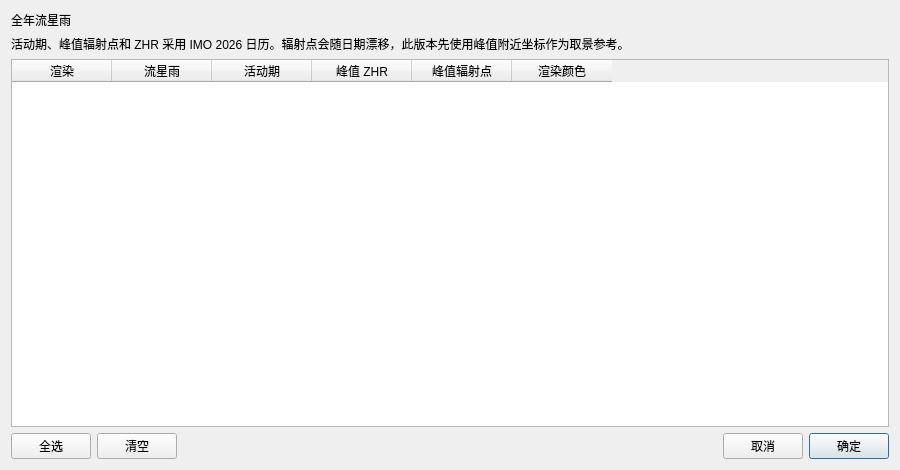
<?xml version="1.0" encoding="UTF-8"?>
<ui version="4.0">
 <class>MeteorShowerSelectionDialog</class>
 <widget class="QDialog" name="MeteorShowerSelectionDialog">
  <property name="geometry"><rect><x>0</x><y>0</y><width>900</width><height>470</height></rect></property>
  <property name="windowTitle"><string>选择要渲染的流星雨</string></property>
  <layout class="QVBoxLayout" name="verticalLayoutMeteorSelection">
   <item><widget class="QLabel" name="labelActiveDate"><property name="text"><string>全年流星雨</string></property></widget></item>
   <item><widget class="QLabel" name="labelMeteorSelectionHint"><property name="text"><string>活动期、峰值辐射点和 ZHR 采用 IMO 2026 日历。辐射点会随日期漂移，此版本先使用峰值附近坐标作为取景参考。</string></property><property name="wordWrap"><bool>true</bool></property></widget></item>
   <item>
    <widget class="QTableWidget" name="tableWidgetMeteorShowers">
     <property name="alternatingRowColors"><bool>true</bool></property>
     <property name="selectionMode"><enum>QAbstractItemView::NoSelection</enum></property>
     <property name="editTriggers"><set>QAbstractItemView::NoEditTriggers</set></property>
     <property name="columnCount"><number>6</number></property>
     <column><property name="text"><string>渲染</string></property></column>
     <column><property name="text"><string>流星雨</string></property></column>
     <column><property name="text"><string>活动期</string></property></column>
     <column><property name="text"><string>峰值 ZHR</string></property></column>
     <column><property name="text"><string>峰值辐射点</string></property></column>
     <column><property name="text"><string>渲染颜色</string></property></column>
    </widget>
   </item>
   <item>
    <layout class="QHBoxLayout" name="horizontalLayoutMeteorSelectionButtons">
     <item><widget class="QPushButton" name="pushButtonSelectAllMeteorShowers"><property name="text"><string>全选</string></property></widget></item>
     <item><widget class="QPushButton" name="pushButtonClearMeteorShowers"><property name="text"><string>清空</string></property></widget></item>
     <item><spacer name="horizontalSpacerMeteorSelection"><property name="orientation"><enum>Qt::Horizontal</enum></property><property name="sizeHint" stdset="0"><size><width>40</width><height>20</height></size></property></spacer></item>
     <item><widget class="QPushButton" name="pushButtonCancelMeteorSelection"><property name="text"><string>取消</string></property></widget></item>
     <item><widget class="QPushButton" name="pushButtonAcceptMeteorSelection"><property name="text"><string>确定</string></property><property name="default"><bool>true</bool></property></widget></item>
    </layout>
   </item>
  </layout>
 </widget>
 <resources/>
 <connections>
  <connection><sender>pushButtonCancelMeteorSelection</sender><signal>clicked()</signal><receiver>MeteorShowerSelectionDialog</receiver><slot>reject()</slot></connection>
  <connection><sender>pushButtonAcceptMeteorSelection</sender><signal>clicked()</signal><receiver>MeteorShowerSelectionDialog</receiver><slot>accept()</slot></connection>
 </connections>
</ui>
